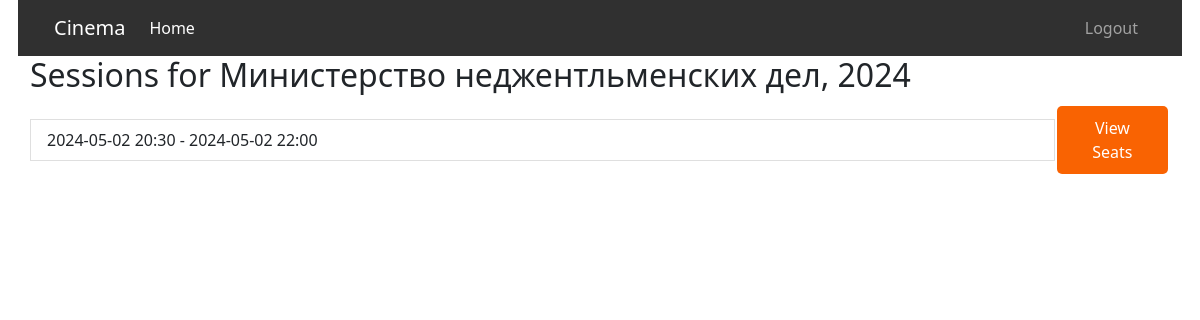
The app's page /sessions/5/ with its own data.
### tickets/models.py (models this page shows, shortened)
class Movie(models.Model):
    title = models.CharField(max_length=255)
    duration = models.IntegerField(help_text="Duration in minutes")
    description = models.TextField()
    release_date = models.DateField()
    poster = models.ImageField(upload_to='images/')
    user = models.ForeignKey(User, on_delete=models.CASCADE, related_name="movies")

class Session(models.Model):
    movie = models.ForeignKey(Movie, on_delete=models.CASCADE)
    start_time = models.DateTimeField()
    end_time = models.DateTimeField()
    num_seats = models.IntegerField(default=0)
    user = models.ForeignKey(User, on_delete=models.CASCADE, related_name="sessions")

### tickets/views.py (the view)
# urls.py: path('sessions/<int:movie_id>/', session_list, name='session_list'),
def session_list(request, movie_id):
    try:
        movie = Movie.objects.get(pk=movie_id)
    except Movie.DoesNotExist:
        messages.error(request, "The movie with the specified ID does not exist.")
        return redirect('home_page')
    sessions = movie.session_set.all().order_by('start_time')
    return render(request, 'tickets/session_list.html', {'movie': movie, 'sessions': sessions})

### tickets/templates/tickets/session_list.html (shortened to what this page needs)
{% extends 'base.html' %}
{% load static %}
{% block head %}
<link href="{% static 'css/styles.css' %}" rel="stylesheet" />
{% endblock %}
{% block content %}
<div class="container">
    <div class="row">{% include 'nav.html' %}</div>
    <h2>Sessions for {{ movie.title }}</h2>
    <div class="list-group">
        {% for session in sessions %}
        <div class="d-flex justify-content-between align-items-center">
            <a href="{% url 'session_details' pk=session.pk %}" class="list-group-item list-group-item-action">
                {{ session.start_time|date:"Y-m-d H:i" }} - {{ session.end_time|date:"Y-m-d H:i" }}
            </a>
            <a href="{% url 'book_seat' session_id=session.pk %}" class="btn btn-primary">View Seats</a>
        </div>
        {% endfor %}
    </div>
</div>
{% endblock %}

### static/css/styles.css (style rules this page uses)
.container { width: 100vw; padding-right: 0; padding-left: 0; margin-right: auto; margin-left: auto; }
.btn { background-color: #f96302; color: white; border: none; padding: 10px 20px; text-align: center; text-decoration: none; display: inline-block; font-size: 16px; margin: 4px 2px; cursor: pointer; border-radius: 5px; }

### records on screen
Movie: title "Министерство неджентльменских дел, 2024"
Session: start_time "2024-05-02 20:30", end_time "2024-05-02 22:00"
